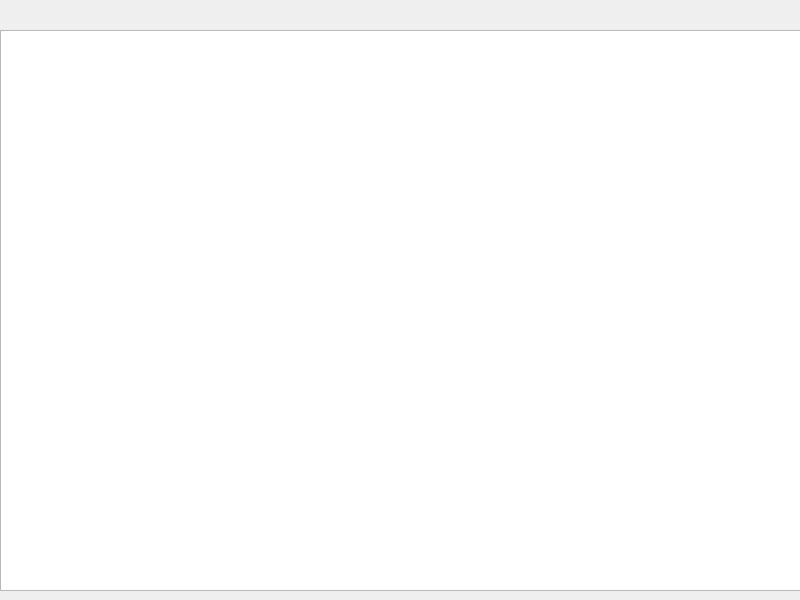
<?xml version="1.0" encoding="UTF-8"?>
<ui version="4.0">
 <class>ScAndRe</class>
 <widget class="QDialog" name="ScAndRe">
  <property name="geometry">
   <rect>
    <x>0</x>
    <y>0</y>
    <width>800</width>
    <height>600</height>
   </rect>
  </property>
  <property name="windowTitle">
   <string>Dialog</string>
  </property>
  <widget class="QTableView" name="sc">
   <property name="geometry">
    <rect>
     <x>0</x>
     <y>30</y>
     <width>801</width>
     <height>561</height>
    </rect>
   </property>
  </widget>
 </widget>
 <resources/>
 <connections/>
</ui>
